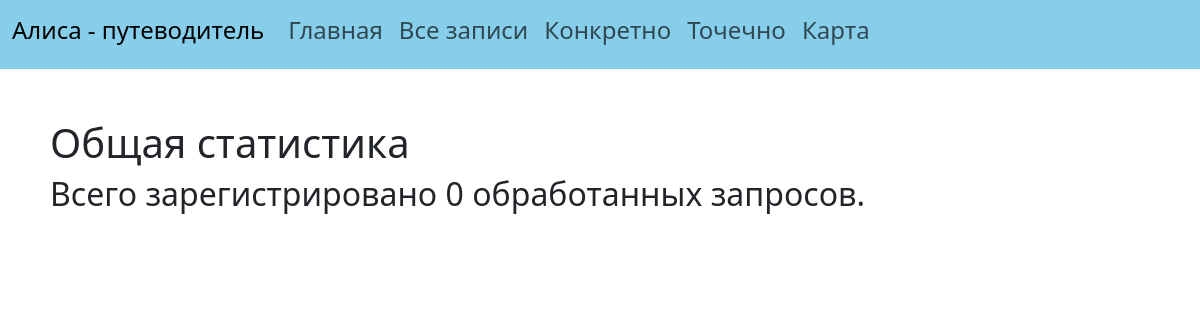
Page /general_statistics on the earlier database version.
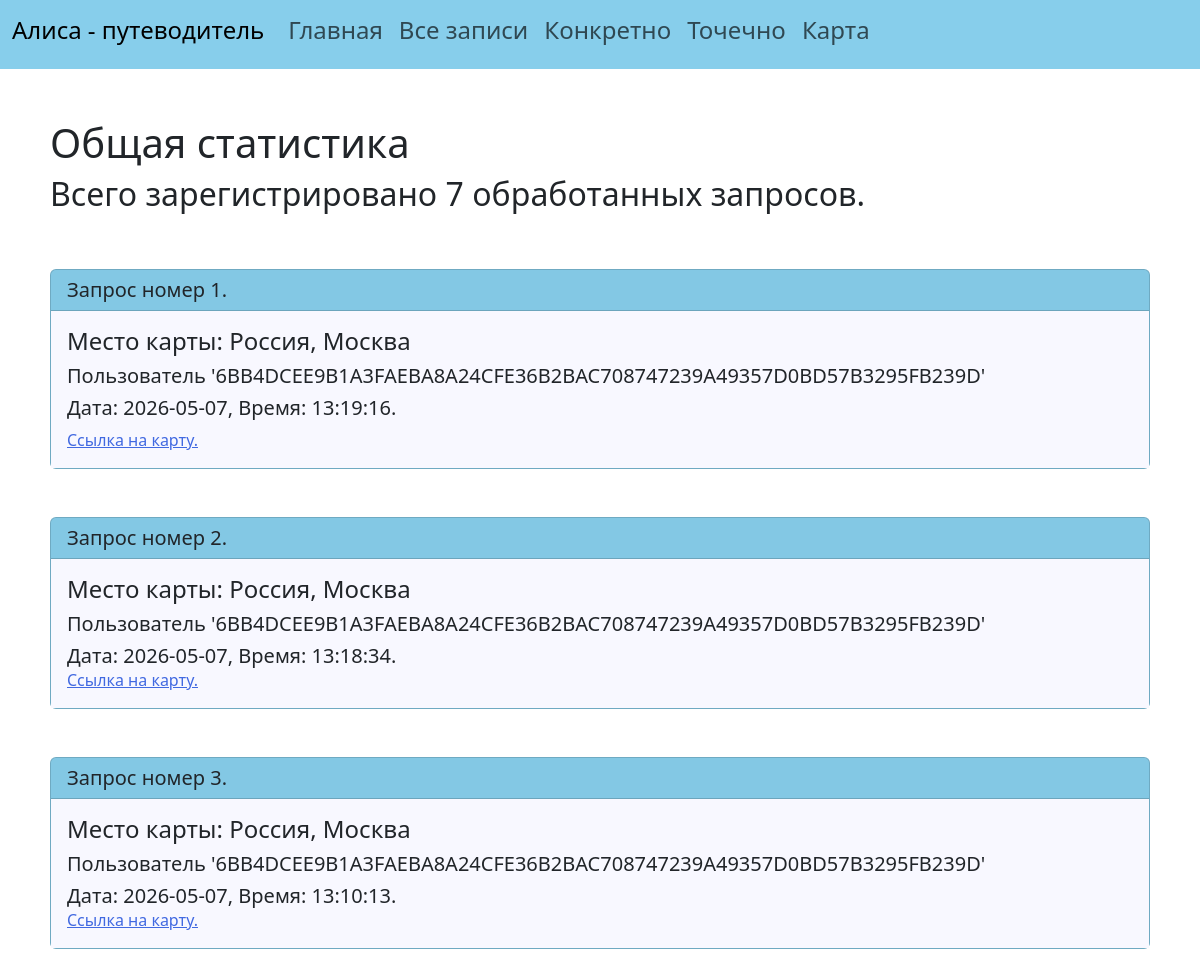
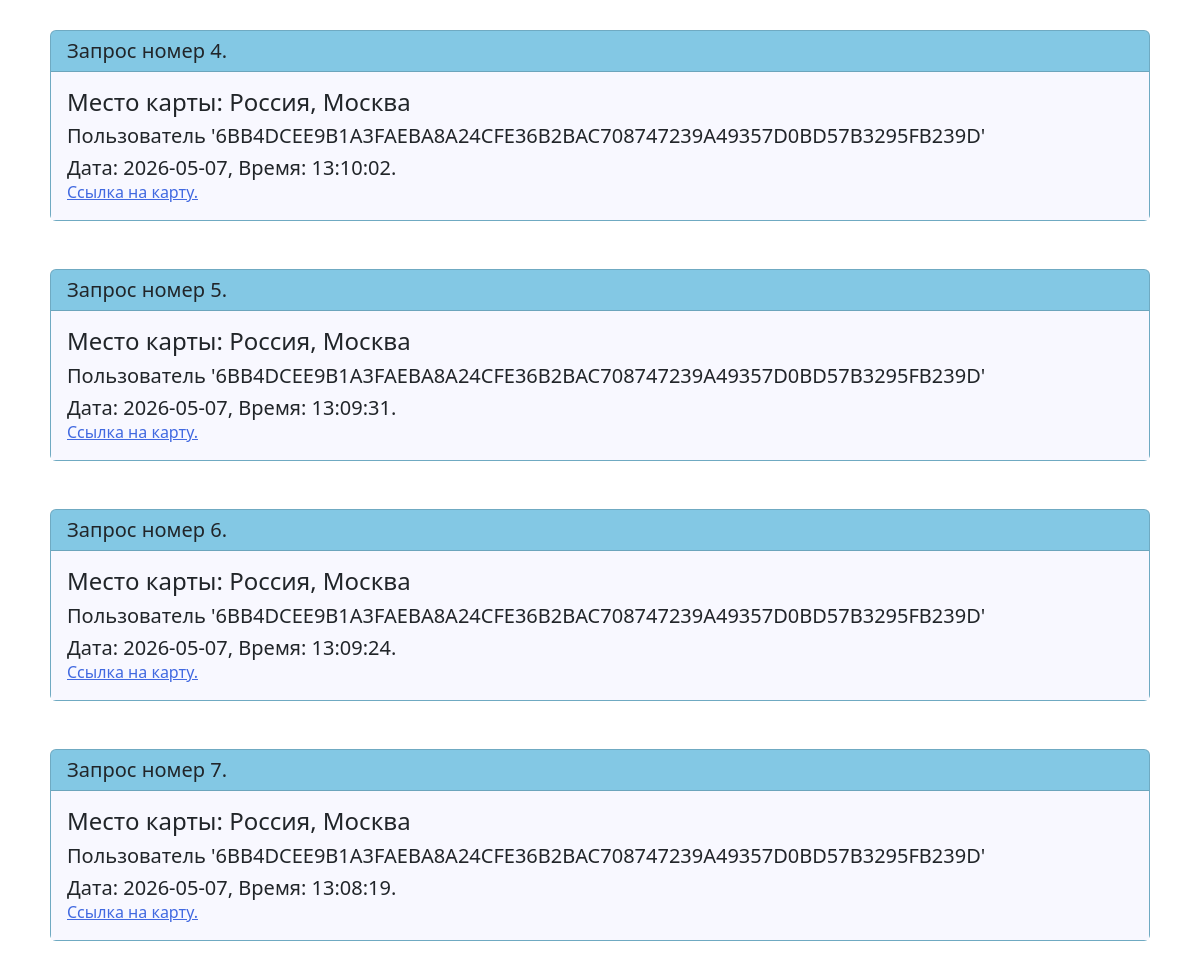
Same page on the later database version (2 pictures, top to bottom).
### data/statistics.py (models this page shows)
class Statistics(SqlAlchemyBase):
    __tablename__ = 'statistics'
    id = sqlalchemy.Column(sqlalchemy.Integer, primary_key=True, autoincrement=True)
    user_id = sqlalchemy.Column(sqlalchemy.String, nullable=True)
    url = sqlalchemy.Column(sqlalchemy.String, nullable=False)
    picture_id = sqlalchemy.Column(sqlalchemy.String, nullable=False)
    full_name_place = sqlalchemy.Column(sqlalchemy.String, nullable=False)
    created_date = sqlalchemy.Column(sqlalchemy.DateTime, default=datetime.datetime.now)

### main.py (the view)
@app.route('/general_statistics')
def general_statistics():
    db_sess = db_session.create_session()
    requests = db_sess.query(Statistics).all()
    transform_list = list(map(lambda x: [x.full_name_place, x.user_id,
                                         x.created_date.strftime("Дата: %Y-%m-%d, Время: %H:%M:%S"), x.url], requests))[
        ::-1]
    return render_template('general_statistics.html',
                           number=len(transform_list), requests=transform_list)

### data/db_session.py (called while the page is built)
def create_session() -> Session:
    global __factory
    return __factory()

### templates/general_statistics.html
{% extends "base.html" %}
{% set title = 'Общая Статистика' %}
{% block content %}
    <h1>Общая статистика</h1>
    <h2>Всего зарегистрировано {{number}} обработанных запросов.</h2>
    <br>
    <br>
    {% for line in requests %}
        <div class="card" style="background-color: skyblue">
            <h5 class="card-header">Запрос номер {{loop.index}}.</h5>
            <div class="card-body" style="background-color: ghostwhite">
                <h4 class="card-title">Место карты: {{line[0]}}</h4>
                <h5 class="card-text">Пользователь '{{line[1]}}'</h5>
                <h5 class="card-text">{{line[2]}}.</h5>
                <a target="_blank" href={{line[3]}} class="card-text">Ссылка на карту.<a/>
            </div>
        </div>
        <br>
        <br>
    {% endfor %}
{% endblock %}

### templates/base.html (shortened to what this page needs)
<!DOCTYPE html>
<html lang="rus">
    <head>
        <link href="https://cdn.jsdelivr.net/npm/bootstrap@5.3.3/dist/css/bootstrap.min.css" rel="stylesheet"
>
        <link rel="stylesheet" type="text/css" href="../static/css/style.css" />
        <nav class="navbar navbar-expand-lg">
            <div class="container-fluid">
                <div class="collapse navbar-collapse" id="navbarSupportedContent">
                    <a class="navbar-brand" href="/"><h4>Алиса - путеводитель</h4></a>
                    <ul class="navbar-nav me-auto mb-2 mb-lg-0">
                        <li class="nav-item">
                        <a class="nav-link" href="/"><h4>Главная</h4></a>
                        </li>
                        <li class="nav-item">
                        <a class="nav-link" href="/general_statistics"><h4>Все записи</h4></a>
                        </li>
                        <li class="nav-item">
                        <a class="nav-link" href="/user_statistics"><h4>Конкретно</h4></a>
                        </li>
                        <li class="nav-item">
                        <a class="nav-link" href="/statistics_of_users_and_places"><h4>Точечно</h4></a>
                        </li>
                        <li class="nav-item">
                        <a class="nav-link" href="/last_map"><h4>Карта</h4></a>
                        </li>
                    </ul>
                </div>
            </div>
        </nav>
    </head>
    <body>
        <div style="padding: 50px">
            {% block content %}{% endblock %}
        </div>
    </body>
</html>

### static/css/style.css (style rules this page uses)
nav { background-color: skyblue }
a { color: royalblue }

Differences in the rows shown:
added Statistics: full_name_place "Россия, Москва", user "6BB4DCEE9B1A3FAEBA8A24CFE36B2BAC708747239A49357D0BD57B3295FB239D", line "Дата: 2026-05-07, Время: 13:19:16"
added Statistics: full_name_place "Россия, Москва", user "6BB4DCEE9B1A3FAEBA8A24CFE36B2BAC708747239A49357D0BD57B3295FB239D", line "Дата: 2026-05-07, Время: 13:18:34"
added Statistics: full_name_place "Россия, Москва", user "6BB4DCEE9B1A3FAEBA8A24CFE36B2BAC708747239A49357D0BD57B3295FB239D", line "Дата: 2026-05-07, Время: 13:10:13"
added Statistics: full_name_place "Россия, Москва", user "6BB4DCEE9B1A3FAEBA8A24CFE36B2BAC708747239A49357D0BD57B3295FB239D", line "Дата: 2026-05-07, Время: 13:10:02"
added Statistics: full_name_place "Россия, Москва", user "6BB4DCEE9B1A3FAEBA8A24CFE36B2BAC708747239A49357D0BD57B3295FB239D", line "Дата: 2026-05-07, Время: 13:09:31"
added Statistics: full_name_place "Россия, Москва", user "6BB4DCEE9B1A3FAEBA8A24CFE36B2BAC708747239A49357D0BD57B3295FB239D", line "Дата: 2026-05-07, Время: 13:09:24"
added Statistics: full_name_place "Россия, Москва", user "6BB4DCEE9B1A3FAEBA8A24CFE36B2BAC708747239A49357D0BD57B3295FB239D", line "Дата: 2026-05-07, Время: 13:08:19"
Other differences:
{{ number }}: "0" → "7"
